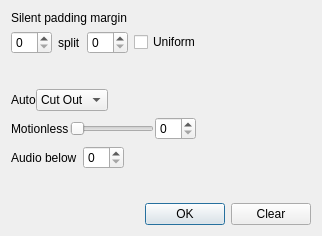
<?xml version="1.0" encoding="UTF-8"?>
<ui version="4.0">
 <class>Form</class>
 <widget class="QWidget" name="Form">
  <property name="geometry">
   <rect>
    <x>0</x>
    <y>0</y>
    <width>322</width>
    <height>236</height>
   </rect>
  </property>
  <property name="sizePolicy">
   <sizepolicy hsizetype="Expanding" vsizetype="Preferred">
    <horstretch>0</horstretch>
    <verstretch>0</verstretch>
   </sizepolicy>
  </property>
  <property name="windowTitle">
   <string>Auto-Editor</string>
  </property>
  <layout class="QVBoxLayout" name="verticalLayout_4">
   <item>
    <layout class="QVBoxLayout" name="verticalLayout_3">
     <item>
      <layout class="QVBoxLayout" name="verticalLayout_2">
       <item>
        <widget class="QLabel" name="silentPadLabel">
         <property name="sizePolicy">
          <sizepolicy hsizetype="Preferred" vsizetype="Preferred">
           <horstretch>0</horstretch>
           <verstretch>0</verstretch>
          </sizepolicy>
         </property>
         <property name="text">
          <string>Silent padding margin </string>
         </property>
        </widget>
       </item>
       <item>
        <layout class="QHBoxLayout" name="horizontalLayout">
         <item>
          <widget class="QSpinBox" name="silentInput1">
           <property name="sizePolicy">
            <sizepolicy hsizetype="Fixed" vsizetype="Fixed">
             <horstretch>0</horstretch>
             <verstretch>0</verstretch>
            </sizepolicy>
           </property>
          </widget>
         </item>
         <item>
          <widget class="QLabel" name="splitLabel">
           <property name="sizePolicy">
            <sizepolicy hsizetype="Maximum" vsizetype="Preferred">
             <horstretch>0</horstretch>
             <verstretch>0</verstretch>
            </sizepolicy>
           </property>
           <property name="text">
            <string>split</string>
           </property>
          </widget>
         </item>
         <item>
          <widget class="QSpinBox" name="silentInput2">
           <property name="sizePolicy">
            <sizepolicy hsizetype="Fixed" vsizetype="Fixed">
             <horstretch>0</horstretch>
             <verstretch>0</verstretch>
            </sizepolicy>
           </property>
          </widget>
         </item>
         <item>
          <widget class="QCheckBox" name="uniform_checkbox">
           <property name="text">
            <string>Uniform</string>
           </property>
          </widget>
         </item>
         <item>
          <spacer name="horizontalSpacer_5">
           <property name="orientation">
            <enum>Qt::Orientation::Horizontal</enum>
           </property>
           <property name="sizeHint" stdset="0">
            <size>
             <width>40</width>
             <height>20</height>
            </size>
           </property>
          </spacer>
         </item>
        </layout>
       </item>
      </layout>
     </item>
     <item>
      <spacer name="verticalSpacer">
       <property name="orientation">
        <enum>Qt::Orientation::Vertical</enum>
       </property>
       <property name="sizeHint" stdset="0">
        <size>
         <width>14</width>
         <height>13</height>
        </size>
       </property>
      </spacer>
     </item>
     <item>
      <layout class="QVBoxLayout" name="verticalLayout">
       <property name="sizeConstraint">
        <enum>QLayout::SizeConstraint::SetDefaultConstraint</enum>
       </property>
       <item>
        <layout class="QHBoxLayout" name="horizontalLayout_3">
         <property name="spacing">
          <number>0</number>
         </property>
         <item>
          <widget class="QLabel" name="autoLabel">
           <property name="sizePolicy">
            <sizepolicy hsizetype="Minimum" vsizetype="Preferred">
             <horstretch>0</horstretch>
             <verstretch>0</verstretch>
            </sizepolicy>
           </property>
           <property name="text">
            <string>Auto</string>
           </property>
          </widget>
         </item>
         <item>
          <widget class="QComboBox" name="cutOrSplitInput">
           <property name="sizePolicy">
            <sizepolicy hsizetype="Fixed" vsizetype="Fixed">
             <horstretch>0</horstretch>
             <verstretch>0</verstretch>
            </sizepolicy>
           </property>
           <property name="minimumSize">
            <size>
             <width>0</width>
             <height>0</height>
            </size>
           </property>
           <item>
            <property name="text">
             <string>Cut Out</string>
            </property>
           </item>
           <item>
            <property name="text">
             <string>Split</string>
            </property>
           </item>
          </widget>
         </item>
         <item>
          <spacer name="horizontalSpacer">
           <property name="orientation">
            <enum>Qt::Orientation::Horizontal</enum>
           </property>
           <property name="sizeHint" stdset="0">
            <size>
             <width>40</width>
             <height>20</height>
            </size>
           </property>
          </spacer>
         </item>
        </layout>
       </item>
       <item>
        <layout class="QHBoxLayout" name="horizontalLayout_5">
         <property name="spacing">
          <number>1</number>
         </property>
         <property name="leftMargin">
          <number>0</number>
         </property>
         <item>
          <widget class="QLabel" name="motionlessLabel">
           <property name="sizePolicy">
            <sizepolicy hsizetype="Fixed" vsizetype="Preferred">
             <horstretch>0</horstretch>
             <verstretch>0</verstretch>
            </sizepolicy>
           </property>
           <property name="text">
            <string>Motionless</string>
           </property>
          </widget>
         </item>
         <item>
          <widget class="QSlider" name="motionlessSliderInput">
           <property name="sizePolicy">
            <sizepolicy hsizetype="Fixed" vsizetype="Fixed">
             <horstretch>0</horstretch>
             <verstretch>0</verstretch>
            </sizepolicy>
           </property>
           <property name="orientation">
            <enum>Qt::Orientation::Horizontal</enum>
           </property>
          </widget>
         </item>
         <item>
          <widget class="QSpinBox" name="motionlessPercentInput">
           <property name="sizePolicy">
            <sizepolicy hsizetype="Fixed" vsizetype="Fixed">
             <horstretch>0</horstretch>
             <verstretch>0</verstretch>
            </sizepolicy>
           </property>
          </widget>
         </item>
         <item>
          <spacer name="horizontalSpacer_4">
           <property name="orientation">
            <enum>Qt::Orientation::Horizontal</enum>
           </property>
           <property name="sizeHint" stdset="0">
            <size>
             <width>40</width>
             <height>20</height>
            </size>
           </property>
          </spacer>
         </item>
        </layout>
       </item>
       <item>
        <layout class="QHBoxLayout" name="horizontalLayout_6">
         <item>
          <widget class="QLabel" name="audioCutLabel">
           <property name="text">
            <string>Audio below</string>
           </property>
          </widget>
         </item>
         <item>
          <widget class="QSpinBox" name="audioCutInput"/>
         </item>
         <item>
          <spacer name="horizontalSpacer_2">
           <property name="orientation">
            <enum>Qt::Orientation::Horizontal</enum>
           </property>
           <property name="sizeHint" stdset="0">
            <size>
             <width>40</width>
             <height>20</height>
            </size>
           </property>
          </spacer>
         </item>
        </layout>
       </item>
      </layout>
     </item>
     <item>
      <spacer name="verticalSpacer_2">
       <property name="orientation">
        <enum>Qt::Orientation::Vertical</enum>
       </property>
       <property name="sizeHint" stdset="0">
        <size>
         <width>14</width>
         <height>13</height>
        </size>
       </property>
      </spacer>
     </item>
     <item>
      <layout class="QHBoxLayout" name="horizontalLayout_4">
       <item>
        <spacer name="horizontalSpacer_3">
         <property name="orientation">
          <enum>Qt::Orientation::Horizontal</enum>
         </property>
         <property name="sizeType">
          <enum>QSizePolicy::Policy::Expanding</enum>
         </property>
         <property name="sizeHint" stdset="0">
          <size>
           <width>91</width>
           <height>20</height>
          </size>
         </property>
        </spacer>
       </item>
       <item>
        <widget class="QPushButton" name="okButton">
         <property name="text">
          <string>OK</string>
         </property>
         <property name="default">
          <bool>true</bool>
         </property>
        </widget>
       </item>
       <item>
        <widget class="QPushButton" name="clearButton">
         <property name="text">
          <string>Clear</string>
         </property>
         <property name="autoDefault">
          <bool>false</bool>
         </property>
         <property name="default">
          <bool>false</bool>
         </property>
         <property name="flat">
          <bool>false</bool>
         </property>
        </widget>
       </item>
      </layout>
     </item>
    </layout>
   </item>
  </layout>
 </widget>
 <resources/>
 <connections/>
</ui>
